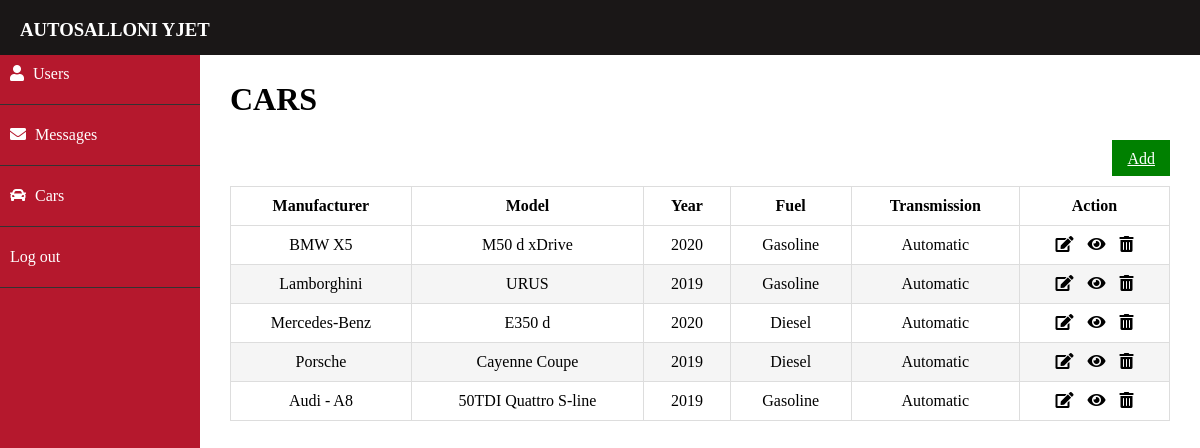
The app's page /admin-cars.php (signed in) with its own data.
### tables this page shows
CREATE TABLE `car` (
  `car_id` int(11) NOT NULL,
  `manufacturer` varchar(255) NOT NULL,
  `model` varchar(255) NOT NULL,
  `year` int(11) NOT NULL,
  `transmission` varchar(255) NOT NULL,
  `mileage` int(11) NOT NULL,
  `fuel` varchar(255) NOT NULL,
  `seats` int(11) NOT NULL,
  `doors` int(11) NOT NULL,
  `color` varchar(255) NOT NULL,
  `price` double NOT NULL,
  `created_date` date NOT NULL,
  `user_id` int(11) NOT NULL,
  `image` longtext NOT NULL
);

### models/DbConn.php (called while the page is built)
<?php
class DBconnection{
	public function getConnection(){
		try{
			$connection = new PDO("mysql:host=localhost;dbname=autosalloni_yjet", "root" , "");
            $connection->setAttribute(PDO::ATTR_ERRMODE, PDO::ERRMODE_EXCEPTION);
		} catch(PDOException $e){
			echo $e->getMessage();
            return null;
		}
		return $connection;
	}
}

### controller/carController.php (called while the page is built, shortened)
<?php
include_once 'models/carMapper.php';
class CarController
{
    public function GetCars()
    {
        $carMapper = new CarMapper();
        $cars = $carMapper->GetCars();
        return $cars;
    }
}

### models/carMapper.php (called while the page is built, shortened)
<?php
include_once 'DbConn.php';
class CarMapper
{
    private $connection;
    public function __construct()
    {
        $obj = new DBConnection();
        $this->connection = $obj->getConnection();
    }
    public function getCars(){
        $sth = $this->connection->prepare("SELECT * FROM car");
        $sth->execute();
        $result = $sth->fetchAll();
        return $result;
    }
}

### admin-cars.php (the view, shortened to what this page needs)
<?php $page = 'admin-cars';
  require("includes/admin-sidemenu.php");
  include_once 'controller/carController.php';
?>
        <div class="admin-content">
                    <h1>CARS</h1>
                    <a href="add-cars.php" class="admin-add-button" type="button">Add</a>
         <table class="table">
            <thead>
            <th>Manufacturer</th>
              <th>Model</th>
              <th>Year</th>
              <th>Fuel</th>
              <th>Transmission</th>
              <th>Action</th>
            </thead>
        <tbody>
            <?php
                  $carController = new carController();
                  $result = $carController->GetCars();
                  foreach ($result as $car){ ?>
                <tr>
                <td><?php echo $car['manufacturer']; ?></td>
                  <td><?php echo $car['model']; ?></td>
                  <td><?php echo $car['year']; ?></td>
                  <td><?php echo $car['fuel']; ?></td>
                  <td><?php echo $car['transmission']; ?></td>
                  <td>
                    <a href="edit-cars.php?car_id=<?php echo $car['car_id']; ?>" class="a-design"><i class="fas fa-edit" style="margin-right: 10px;"></i> </a>
                    <a href="cardetails.php?car_id=<?php echo $car['car_id']; ?>" class="a-design"><i class="fas fa-eye" style="margin-right: 10px;"></i> </a>
                    <a href="admin-cars.php?delete=<?php echo $car['car_id']; ?> " class="a-design" onclick="return confirm('Are you sure you want to delete?')"><i class="fas fa-trash-alt"></i></a>
                  </td>
                </tr>
              <?php } ?>
        </tbody>
          </table>
        </div>
</body>
</html>

### css/style.css (style rules this page uses)
body { margin: 0; padding: 0; border: 0; font-size: 100%; font: inherit; vertical-align: baseline; }
::placeholder { color: #ccc; }
.admin-content { padding-top: 40px; padding-left: 230px; padding-right: 30px; }
.admin-content h1 { padding-top: 20px; }
.table { width: 100%; border-collapse: collapse; }
.table td, .table th { padding: 10px 15px; border: 1px solid #ddd; text-align: center; font-size: 16px; }
.table tbody tr:nth-child(even) { background-color: #f5f5f5; }
.admin-add-button { background-color: green; border: #000000;; text-align: center; padding: 10px 15px 8px 15px; color: #ffffff; float: right; margin-bottom: 10px; }
.a-design { text-decoration: none; color: #000000; }

### records on screen
car: manufacturer "BMW X5", model "M50 d xDrive", year "2020", fuel "Gasoline", transmission "Automatic"
car: manufacturer "Lamborghini", model "URUS", year "2019", fuel "Gasoline", transmission "Automatic"
car: manufacturer "Mercedes-Benz", model "E350 d", year "2020", fuel "Diesel", transmission "Automatic"
car: manufacturer "Porsche", model "Cayenne Coupe", year "2019", fuel "Diesel", transmission "Automatic"
car: manufacturer "Audi - A8", model "50TDI Quattro S-line", year "2019", fuel "Gasoline", transmission "Automatic"
